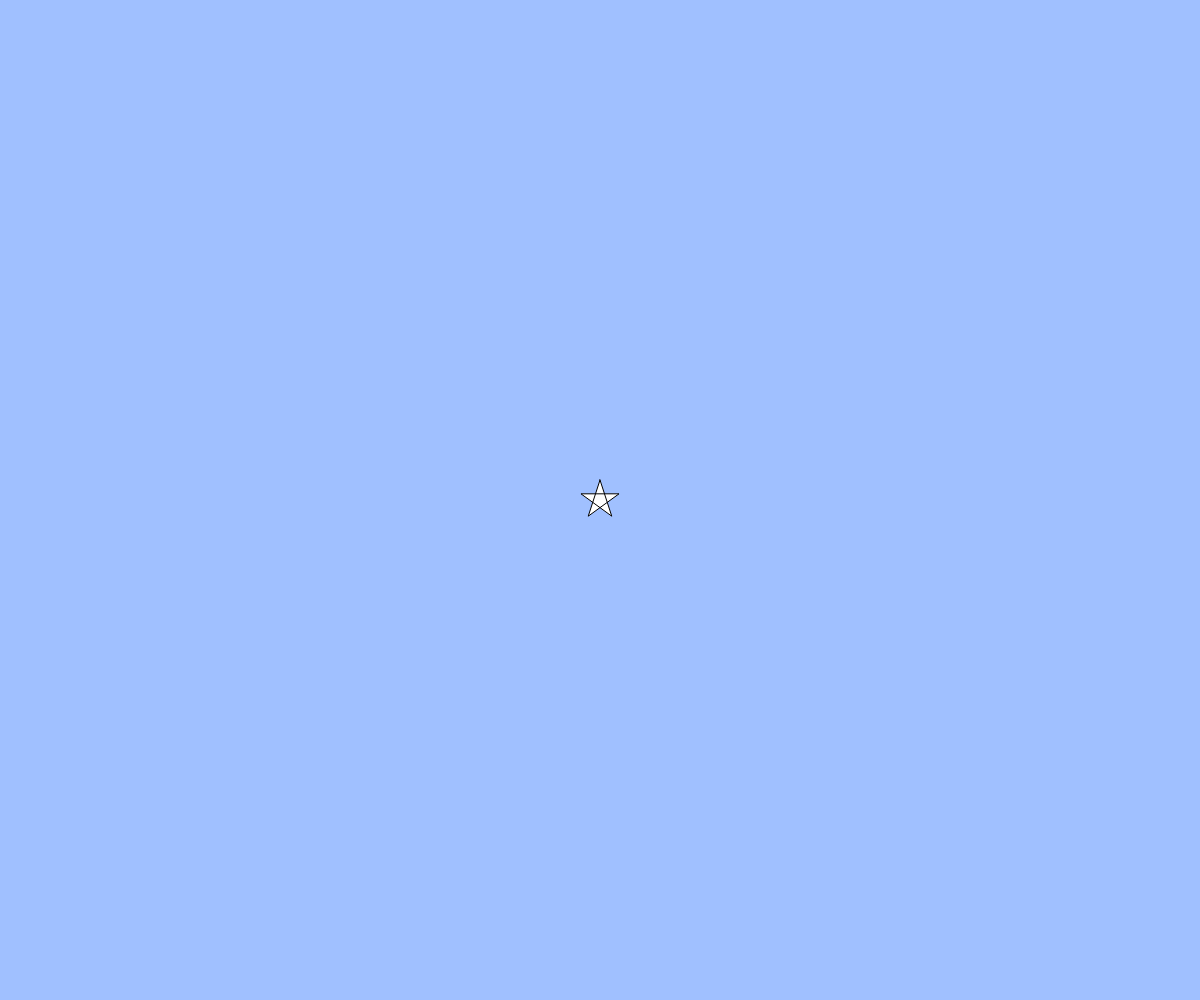
Frame 1 (no input)
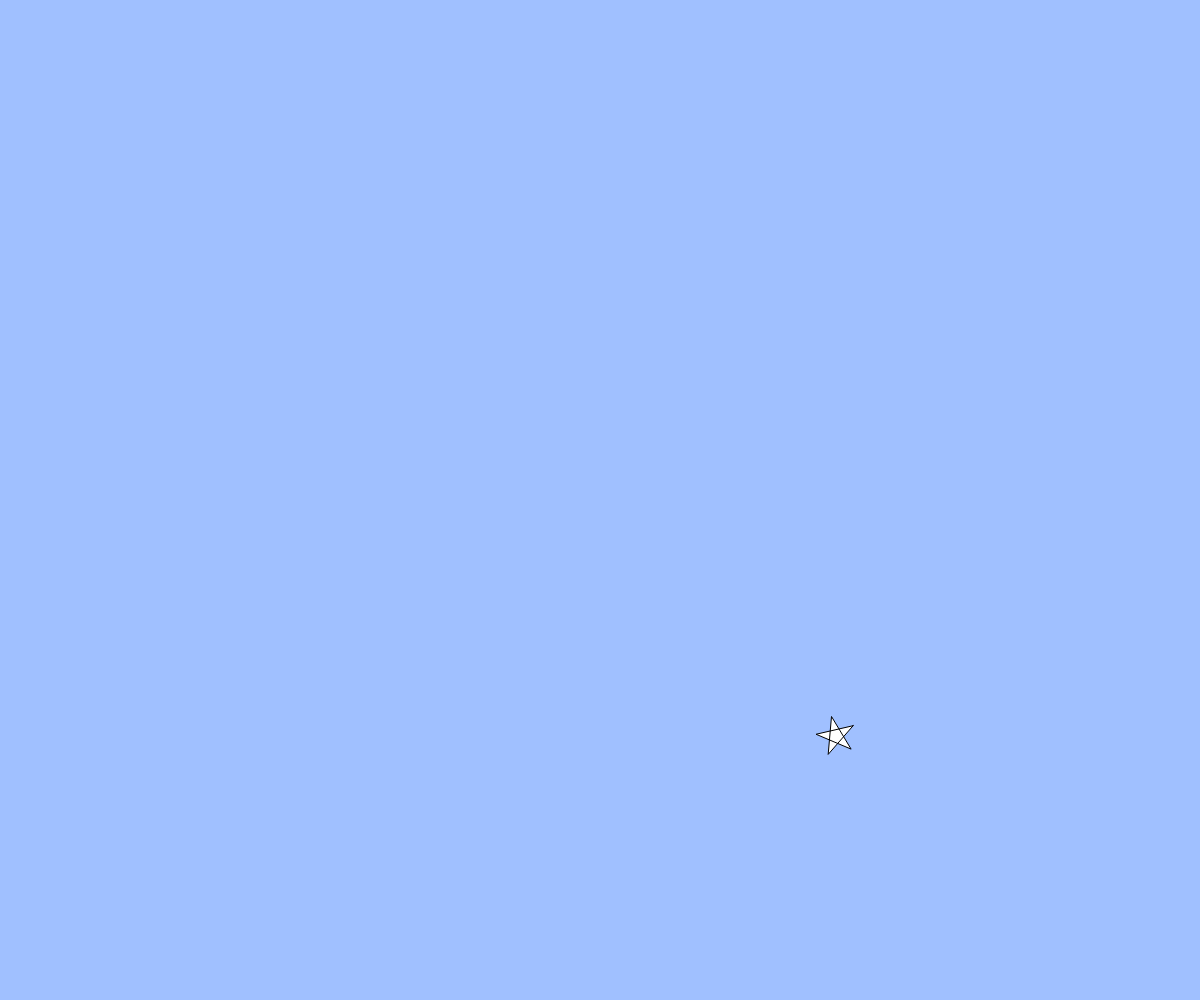
Frame 60 (no input)
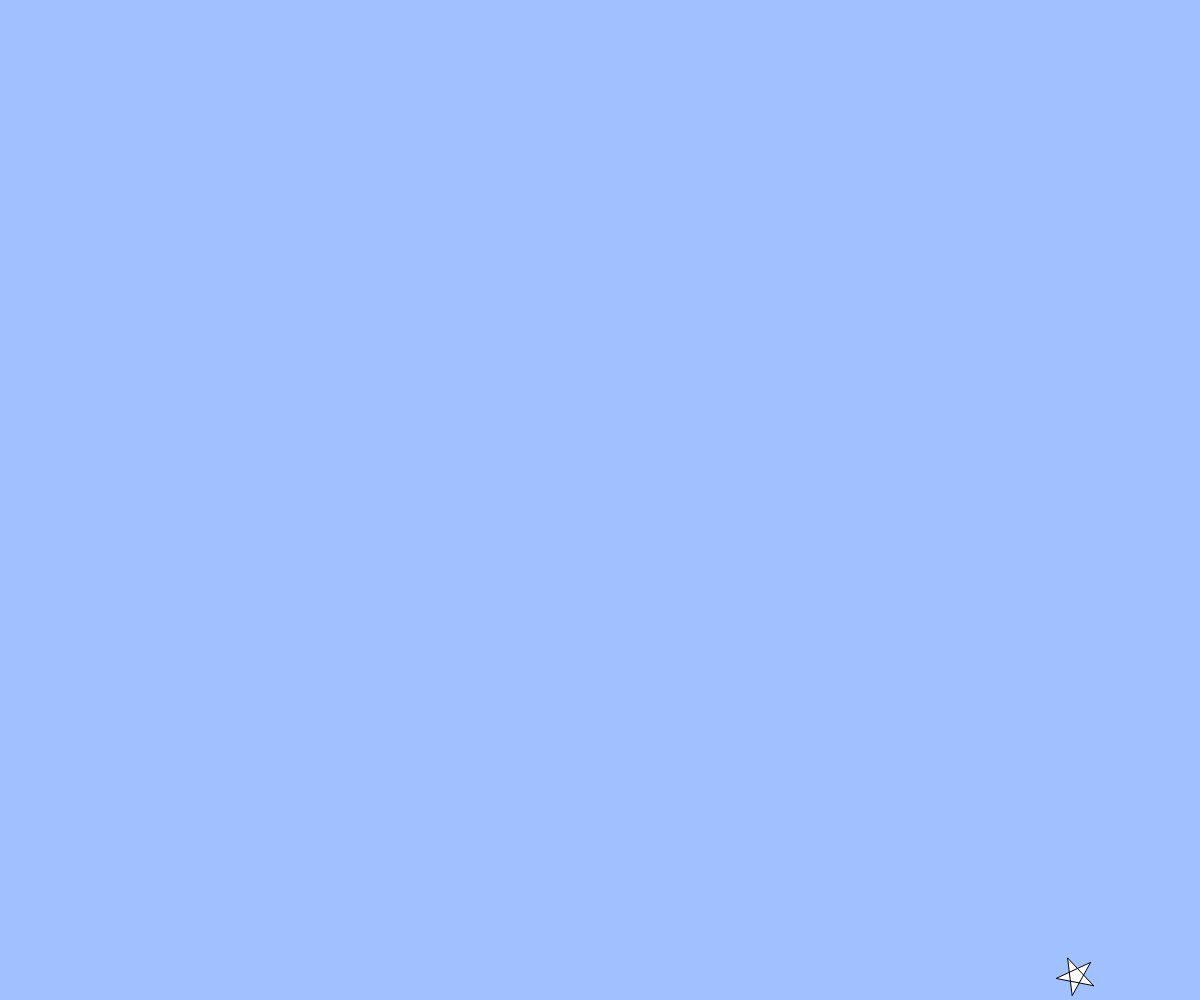
Frame 120 (the mouse pressed at the canvas centre since frame 60)

The p5.js sketch that drew these frames (run headless with seeded random() and noise() and a simulated clock; from frame 60 on, the mouse is pressed at the canvas centre):

// p5.js sketch
// ── sketch.js
// テキスト「アニメーション」
let x, y, vx, vy;
let angle=0;
function setup(){
  createCanvas(windowWidth, windowHeight);
  x = width / 2;
  y = height / 2;
  vx = 4;
  vy = 4;
}

function draw(){
  background(160, 192, 255);
  star(x, y, 20, angle);// BLANK[2] (hint: 作った star 関数を使います)
  angle++;
  x += vx;
  y += vy;
  // 端の処理パターン (1) 反対側から出てくる
  if(x > width){ x = 0; }
  else if(x < 0){ x = width; }
  if(y > height){ y = 0; }
  if(y < 0){ y = height; }
}

function star(cx, cy, r, angle){
  beginShape();
  for(var i = 0; i < 5; i++){
    var theta = TWO_PI * i * 2 / 5 - HALF_PI + (angle%360)*(TWO_PI/360);
    // BLANK[1] (hint: angle 分だけ星を回転させるには？)
    var x = cx + cos(theta) * r;
    var y = cy + sin(theta) * r;
    vertex(x,y);
  }
  endShape(CLOSE);
}

function windowResized(){
  resizeCanvas(windowWidth, windowHeight);
}
